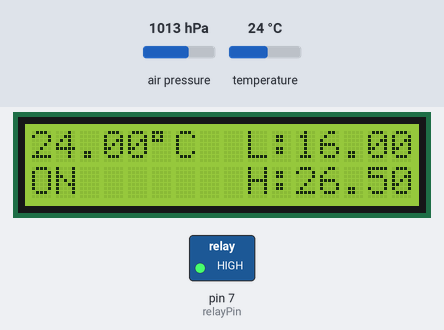
The sketch below on a simulated Arduino Uno, built with avr-gcc and run on an emulated ATmega328P. Parts: 16×2 character LCD, switched loads named in the sketch (green lamp = pin HIGH). The inputs (shaded band) are chosen by the test bench; at power-on: temperature 24 °C, air pressure 1013 hPa.

Above: at 2.2 s.
2.3 s: temperature set to 16.7 °C
At 4.5 s:
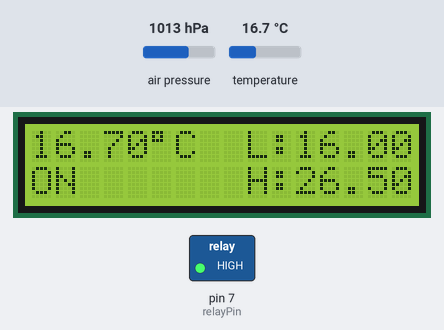
6.1 s: temperature set to 15.5 °C
At 8.2 s:
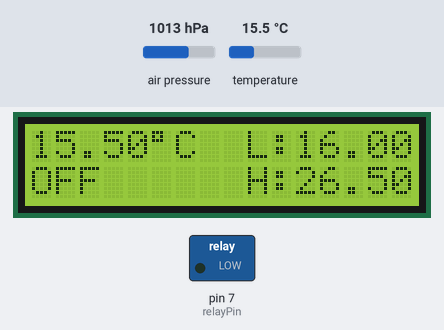
9.9 s: temperature set to 12 °C
At 10.8 s:
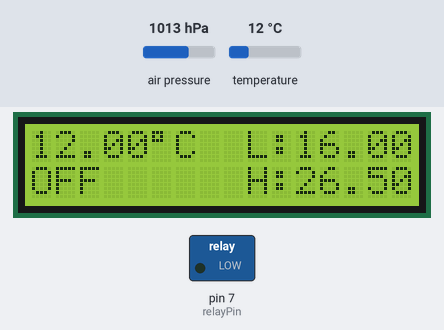
Timing chart, 0 to 12.9 s (numbered marks = the images above; inputs shaded):
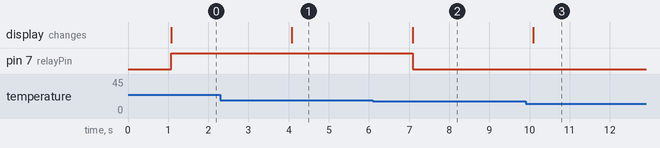

Measured:
- the behaviour switches between 16 and 15.9 °C on temperature (found by bisection; images 1 and 2)
- after the input at 2.3 s, the display: changes after 1.8 s (image 1)
- after the input at 6.1 s, pin 7 (relayPin): HIGH → LOW after 0.99 s; the display: changes after 0.99 s (image 2)
- after the input at 9.9 s, the display: changes after 0.20 s (image 3)

The sketch:

Thermostat.ino
```cpp
#include <Wire.h>
#include <Adafruit_MPL3115A2.h>
#include <LiquidCrystal.h>


LiquidCrystal lcd(12, 11, 5, 4, 3, 2);

const int relayPin = 7;
const float setLow   = 16;
const float setHigh  = 26.5;
const int deadband = 2;


// Power by connecting Vin to 3-5V, GND to GND
// Uses I2C - connect SCL to the SCL pin, SDA to SDA pin
// See the Wire tutorial for pinouts for each Arduino
// http://arduino.cc/en/reference/wire
Adafruit_MPL3115A2 baro = Adafruit_MPL3115A2();

void setup() {
  lcd.begin(16, 2);
  lcd.clear();
  lcd.print("Loading... v.4");
  pinMode(relayPin, OUTPUT);
  delay(1000);
  lcd.clear();
  lcd.setCursor(0,1);
  lcd.print("DB");
}

void loop() {
  if (! baro.begin()) {
    lcd.clear();
    lcd.print("Couldnt find sensor");
    return;
  }

  // getPressure is necessary in order to getTemperature
  float pascals = baro.getPressure();

  float tempC = baro.getTemperature();

  lcd.setCursor(0,0);
  lcd.print(tempC); lcd.print((char)223);lcd.print("C ");

  if (tempC > (setLow + deadband) && tempC < (setHigh - deadband)){
    digitalWrite(relayPin, HIGH);
    lcd.setCursor(0,1);
    lcd.print("ON ");
  }
  else if (tempC < setLow) {
    digitalWrite(relayPin, LOW);
    lcd.setCursor(0,1);
    lcd.print("OFF");
  }
    else if (tempC > setHigh) {
    digitalWrite(relayPin, LOW);
    lcd.setCursor(0,1);
    lcd.print("OFF");
  }
  else {
    //digitalWrite(relayPin, LOW);
    //lcd.setCursor(0,1);
    //lcd.print("Relay:OFF");
    //relayOn = false;
  }

  lcd.setCursor(9,0);
  lcd.print("L:"); lcd.print(setLow);
  lcd.setCursor(9,1);
  lcd.print("H:"); lcd.print(setHigh);
  delay(3000);
}
```
